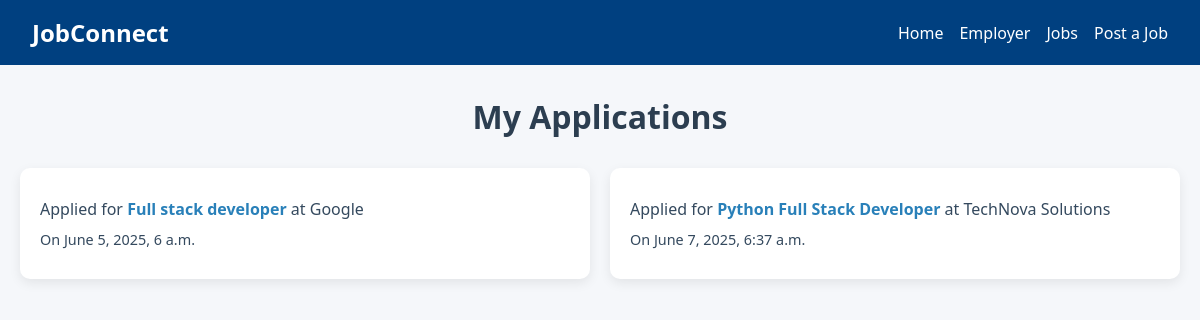
The app's page /user_dashboard/ (signed in) with its own data.
### users/models.py (models this page shows, shortened)
class JobApplication(models.Model):
    user = models.ForeignKey(User, on_delete=models.CASCADE)
    job = models.ForeignKey(JobPost, on_delete=models.CASCADE)
    resume = models.FileField(upload_to='resumes/')
    applied_at = models.DateTimeField(auto_now_add=True)

### employers/models.py (models this page shows, shortened)
class JobPost(models.Model):
    employer = models.ForeignKey(User, on_delete=models.CASCADE)
    title = models.CharField(max_length=200)
    company = models.CharField(max_length=200)
    location = models.CharField(max_length=200)
    type = models.CharField(max_length=50)
    salary = models.CharField(max_length=100, blank=True)
    category = models.CharField(max_length=100)
    experience = models.CharField(max_length=100)
    qualifications = models.CharField(max_length=200)
    description = models.TextField()
    responsibilities = models.TextField()
    skills = models.CharField(max_length=300)
    deadline = models.DateField()
    posted_at = models.DateTimeField(auto_now_add=True)
    is_verified = models.BooleanField(default=False)

### users/views.py (the view)
# urls.py: path('user_dashboard/', user_views.user_dashboard, name='user_dashboard'),
@login_required
def user_dashboard(request):
    applications = JobApplication.objects.filter(user=request.user)
    return render(request, 'user_dashboard.html', {'applications': applications})

### templates/user_dashboard.html (shortened to what this page needs)
<!DOCTYPE html>
<html lang="en">
<head>
</head>
<body>
    <header>
        <nav class="navbar">
            <div class="logo">JobConnect</div>
            <ul class="nav-links">
                <li><a href="{% url 'home' %}">Home</a></li>
                <li><a href="{% url 'employer_dashboard' %}">Employer </a></li>
                <li><a href="{% url 'all_jobs' %}">Jobs</a></li>
                <li><a href="{% url 'post_job' %}">Post a Job</a></li>
            </ul>
        </nav>
    </header>
    <h2 class="section-heading">My Applications</h2>
    <div class="applications-container">
        {% for app in applications %}
        <div class="application-card">
            <p>Applied for <strong>{{ app.job.title }}</strong> at {{ app.job.company }}</p>
            <p class="applied-date">On {{ app.applied_at }}</p>
        </div>
        {% empty %}
        <p class="no-applications">You haven't applied for any jobs yet.</p>
        {% endfor %}
    </div>
</body>
</html>

### templates/user_dashboard.html (style rules this page uses)
* { margin: 0; padding: 0; box-sizing: border-box; }
body { font-family: 'Segoe UI', Tahoma, Geneva, Verdana, sans-serif; background-color: #f5f7fa; min-height: 100vh; }
header { background-color: #004080; padding: 1rem 2rem; color: white; }
.navbar { display: flex; justify-content: space-between; align-items: center; flex-wrap: wrap; }
.logo { font-size: 1.5rem; font-weight: bold; }
.nav-links { list-style: none; display: flex; gap: 1rem; }
.nav-links a { text-decoration: none; color: white; font-weight: 500; transition: color 0.3s ease; }
.section-heading { text-align: center; font-size: 2rem; margin: 30px 0; color: #2c3e50; }
.applications-container { display: grid; grid-template-columns: repeat(auto-fit, minmax(300px, 1fr)); gap: 20px; padding: 0 20px 40px; max-width: 1200px; margin: 0 auto; }
.application-card { background-color: #ffffff; border-radius: 10px; box-shadow: 0 4px 12px rgba(0, 0, 0, 0.08); padding: 20px; transition: transform 0.2s ease; }
.application-card p { margin: 10px 0; color: #34495e; }
.application-card strong { color: #2980b9; }
.applied-date { font-size: 0.9rem; color: #7f8c8d; }

### records on screen
JobApplication: job "Full stack developer", job.company "Google", applied_at "June 5, 2025, 6 a.m."
JobApplication: job "Python Full Stack Developer", job.company "TechNova Solutions", applied_at "June 7, 2025, 6:37 a.m."
